Frame 1 (no input): blank canvas, image omitted
Frame 60 (the mouse pressed at the canvas centre just before this capture): blank canvas, image omitted
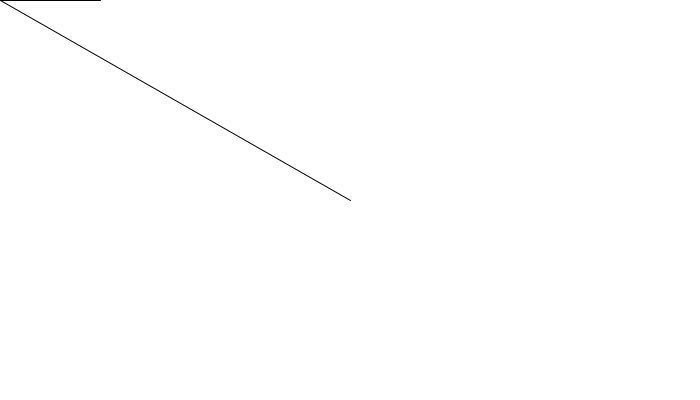
Frame 120 (the mouse held since frame 60 and released just before this capture)

The Processing sketch whose frames 1 and 60 were blank and that drew this single picture after the mouse press (run headless with seeded random() and noise(); from frame 60 on, the mouse is pressed at the canvas centre):

// Processing sketch: N06_angle_measure
// ── N06_angle_measure.pde
PVector a, b;

void setup() {
  size(700, 400);
  smooth();

  a = new PVector(100, 0);
  b = new PVector();
}

void draw() {
  background(255);

  b.x = mouseX;
  b.y = mouseY;
  line(0, 0, a.x, a.y);
  line(0, 0, b.x, b.y);

  float theta = acos(a.dot(b) / (a.mag() * b.mag()));

  if (frameCount % 30 == 0) {
    println(degrees(theta));
  }
}
